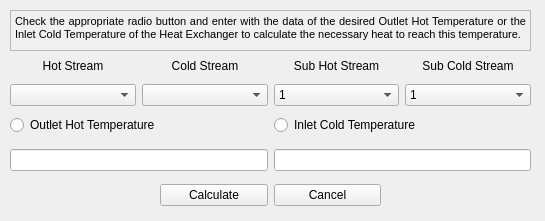
<?xml version="1.0" encoding="UTF-8"?>
<ui version="4.0">
 <class>Form</class>
 <widget class="QWidget" name="Form">
  <property name="geometry">
   <rect>
    <x>0</x>
    <y>0</y>
    <width>545</width>
    <height>221</height>
   </rect>
  </property>
  <property name="windowTitle">
   <string>Form</string>
  </property>
  <widget class="QWidget" name="horizontalLayoutWidget">
   <property name="geometry">
    <rect>
     <x>10</x>
     <y>80</y>
     <width>521</width>
     <height>31</height>
    </rect>
   </property>
   <layout class="QHBoxLayout" name="horizontalLayout">
    <item>
     <widget class="QComboBox" name="comboBox"/>
    </item>
    <item>
     <widget class="QComboBox" name="comboBox_2"/>
    </item>
    <item>
     <widget class="QComboBox" name="comboBox_3">
      <item>
       <property name="text">
        <string>1</string>
       </property>
      </item>
     </widget>
    </item>
    <item>
     <widget class="QComboBox" name="comboBox_4">
      <item>
       <property name="text">
        <string>1</string>
       </property>
      </item>
     </widget>
    </item>
   </layout>
  </widget>
  <widget class="QWidget" name="horizontalLayoutWidget_2">
   <property name="geometry">
    <rect>
     <x>10</x>
     <y>50</y>
     <width>521</width>
     <height>31</height>
    </rect>
   </property>
   <layout class="QHBoxLayout" name="horizontalLayout_2">
    <item>
     <widget class="QLabel" name="label_5">
      <property name="text">
       <string>Hot Stream</string>
      </property>
      <property name="alignment">
       <set>Qt::AlignCenter</set>
      </property>
     </widget>
    </item>
    <item>
     <widget class="QLabel" name="label_6">
      <property name="text">
       <string>Cold Stream</string>
      </property>
      <property name="alignment">
       <set>Qt::AlignCenter</set>
      </property>
     </widget>
    </item>
    <item>
     <widget class="QLabel" name="label_4">
      <property name="text">
       <string>Sub Hot Stream</string>
      </property>
      <property name="alignment">
       <set>Qt::AlignCenter</set>
      </property>
     </widget>
    </item>
    <item>
     <widget class="QLabel" name="label_3">
      <property name="text">
       <string>Sub Cold Stream</string>
      </property>
      <property name="alignment">
       <set>Qt::AlignCenter</set>
      </property>
     </widget>
    </item>
   </layout>
  </widget>
  <widget class="QWidget" name="horizontalLayoutWidget_3">
   <property name="geometry">
    <rect>
     <x>10</x>
     <y>110</y>
     <width>521</width>
     <height>31</height>
    </rect>
   </property>
   <layout class="QHBoxLayout" name="horizontalLayout_3">
    <item>
     <widget class="QRadioButton" name="radioButton_2">
      <property name="text">
       <string>Outlet Hot Temperature</string>
      </property>
     </widget>
    </item>
    <item>
     <widget class="QRadioButton" name="radioButton">
      <property name="text">
       <string>Inlet Cold Temperature</string>
      </property>
     </widget>
    </item>
   </layout>
  </widget>
  <widget class="QWidget" name="horizontalLayoutWidget_4">
   <property name="geometry">
    <rect>
     <x>10</x>
     <y>140</y>
     <width>521</width>
     <height>41</height>
    </rect>
   </property>
   <layout class="QHBoxLayout" name="horizontalLayout_4">
    <item>
     <widget class="QLineEdit" name="lineEdit_2"/>
    </item>
    <item>
     <widget class="QLineEdit" name="lineEdit"/>
    </item>
   </layout>
  </widget>
  <widget class="QWidget" name="horizontalLayoutWidget_5">
   <property name="geometry">
    <rect>
     <x>160</x>
     <y>180</y>
     <width>221</width>
     <height>31</height>
    </rect>
   </property>
   <layout class="QHBoxLayout" name="horizontalLayout_5">
    <item>
     <widget class="QPushButton" name="pushButton">
      <property name="text">
       <string>Calculate</string>
      </property>
     </widget>
    </item>
    <item>
     <widget class="QPushButton" name="pushButton_2">
      <property name="text">
       <string>Cancel</string>
      </property>
     </widget>
    </item>
   </layout>
  </widget>
  <widget class="QTextEdit" name="textEdit">
   <property name="geometry">
    <rect>
     <x>10</x>
     <y>10</y>
     <width>521</width>
     <height>41</height>
    </rect>
   </property>
   <property name="html">
    <string>&lt;!DOCTYPE HTML PUBLIC &quot;-//W3C//DTD HTML 4.0//EN&quot; &quot;http://www.w3.org/TR/REC-html40/strict.dtd&quot;&gt;
&lt;html&gt;&lt;head&gt;&lt;meta name=&quot;qrichtext&quot; content=&quot;1&quot; /&gt;&lt;style type=&quot;text/css&quot;&gt;
p, li { white-space: pre-wrap; }
&lt;/style&gt;&lt;/head&gt;&lt;body style=&quot; font-family:'MS Shell Dlg 2'; font-size:8.25pt; font-weight:400; font-style:normal;&quot; bgcolor=&quot;#f0f0f0&quot;&gt;
&lt;p align=&quot;justify&quot; style=&quot; margin-top:0px; margin-bottom:0px; margin-left:0px; margin-right:0px; -qt-block-indent:0; text-indent:0px;&quot;&gt;Check the appropriate radio button and enter with the data of the desired Outlet Hot Temperature or the Inlet Cold Temperature of the Heat Exchanger to calculate the necessary heat to reach this temperature.&lt;/p&gt;&lt;/body&gt;&lt;/html&gt;</string>
   </property>
  </widget>
 </widget>
 <resources/>
 <connections/>
</ui>
